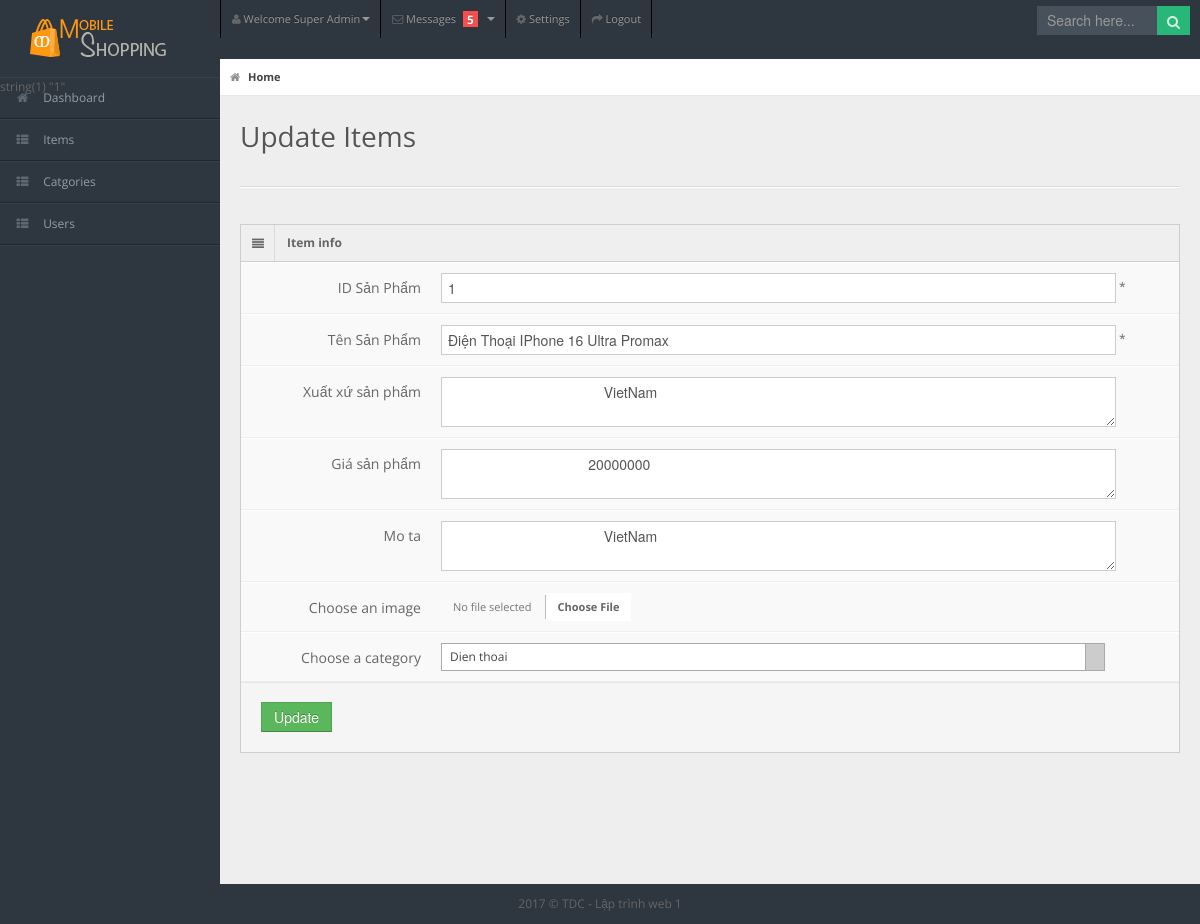
Page /admin/form_update_item.php?id=1 on the committed database.
### tables this page shows
CREATE TABLE IF NOT EXISTS `tbl_sanpham` (
  `ma_sanpham` int NOT NULL AUTO_INCREMENT,
  `ten_sanpham` varchar(50) NOT NULL,
  `hinh_sanpham` varchar(20) NOT NULL,
  `xuatxu_sanpham` varchar(30) NOT NULL,
  `gia_sanpham` int NOT NULL,
  `mota_sanpham` text NOT NULL,
  `ma_danhmuc` int NOT NULL,
  PRIMARY KEY (`ma_sanpham`),
  KEY `FK_SanPham_DanhMuc` (`ma_danhmuc`)
);

### admin/models/db.php (called while the page is built)
<?php
class Db
{
    public static $connection;
    public function __construct()
    {
        if (!self::$connection) {
            self::$connection = new mysqli(DB_HOST, DB_USER, DB_PASSWORD, DB_NAME, PORT);
            self::$connection->set_charset(DB_CHARSET);
        }
        return self::$connection;
    }
}

### admin/models/item.php (called while the page is built, shortened)
<?php
class Item extends Db
{
    function getItemByID($id){
        $sql = self::$connection->prepare("SELECT * FROM `tbl_sanpham` WHERE `ma_sanpham` = ?");
        $sql->bind_param("i",$id);
        $sql->execute();
        $items = $sql->get_result()->fetch_all(MYSQLI_ASSOC);
        return $items;
    }
}

### admin/form_update_item.php (the view, shortened to what this page needs)
<?php
include "header.php";
include "sidebar.php";
if (isset($_GET['id'])) {
    $id = $_GET['id'];
    $getItemByID = $item->getItemByID($id);
    var_dump($id);
}
?>
<div id="content">
    <div id="content-header">
        <div id="breadcrumb"> <a href="#" title="Go to Home" class="tip-bottom current"><i class="icon-home"></i>
                Home</a></div>
        <h1>Update Items</h1>
    </div>
    <div class="container-fluid">
        <hr>
        <div class="row-fluid">
            <div class="span12">
                <div class="widget-box">
                    <div class="widget-title"> <span class="icon"> <i class="icon-align-justify"></i> </span>
                        <h5>Item info</h5>
                    </div>
                    <div class="widget-content nopadding">
                        <form action="updateitem.php" method="post" class="form-horizontal" enctype="multipart/form-data">
                        <div class="control-group">
                                <label class="control-label">ID Sản Phẩm </label>
                                <div class="controls">
                                    <input type="text" class="span11" name="id" value="<?php echo $getItemByID[0]['ma_sanpham']; ?>"/> *
                                </div>
                            </div>
                            <div class="control-group">
                                <label class="control-label">Tên Sản Phẩm </label>
                                <div class="controls">
                                    <input type="text" class="span11" name="title" value="<?php echo $getItemByID[0]['ten_sanpham'] ?>"/> *
                                </div>
                            </div>
                            <div class="control-group">
                                <label class="control-label">Xuất xứ sản phẩm</label>
                                <div class="controls">
                                    <textarea class="span11" name="madein">
                                        <?php echo $getItemByID[0]['xuatxu_sanpham'] ?>
                                    </textarea>
                                </div>
                            </div>
                            <div class="control-group">
                                <label class="control-label">Giá sản phẩm</label>
                                <div class="controls">
                                    <textarea class="span11" name="price">
                                    <?php echo $getItemByID[0]['gia_sanpham'] ?>
                                    </textarea>
                                </div>
                            </div>
                            <div class="control-group">
                                <label class="control-label">Mo ta</label>
                                <div class="controls">
                                    <textarea class="span11" name="excerpt">
                                        <?php echo $getItemByID[0]['xuatxu_sanpham'] ?>
                                    </textarea>
                                </div>
                            </div>
                            <div class="control-group">
                                <label class="control-label">Choose
                                    an image</label>
                                <div class="controls">
                                </div>
                            </div>
                            <div class="control-group">
                                <label class="control-label">Choose a
                                    category</label>
                                <div class="controls">
                                </div>
                            </div>
                            <div class="form-actions">
                                <button type="submit" class="btn btn-success">Update</button>
                            </div>
                        </form>
                    </div>
                </div>
            </div>
        </div>
    </div>
</div>
<?php include "footer.php" ?>

### admin/css/matrix-style.css (style rules this page uses)
* { outline:none !important; -moz-outline: none !important; }
html, body { height:100% }
body { overflow-x: hidden; margin-top: -10px; font-family: 'Open Sans', sans-serif; font-size:12px; color:#666; }
a { color:#666; }
select, textarea, input[type="text"], input[type="password"], input[type="datetime"], input[type="datetime-local"], input[type="date"], input[type="month"], input[type="time"], input[type="week"], input[type="number"], input[type="email"], input[type="url"], input[type="search"], input[type="tel"], input[type="color"], .uneditable-input, .label, .dropdown-menu, .btn, .well, .progress, .table-bordered, .btn-group > .btn:first-child, .btn-group > .btn:last-child, .btn-group > .btn:last-child, .btn-group > .dropdown-toggle, .alert { border-radius:0px; }
.btn, textarea, input[type="text"], input[type="password"], input[type="datetime"], input[type="datetime-local"], input[type="date"], input[type="month"], input[type="time"], input[type="week"], input[type="number"], input[type="email"], input[type="url"], input[type="search"], input[type="tel"], input[type="color"], .uneditable-input { box-shadow:none; }
.progress, .progress-success .bar, .progress .bar-success, .progress-warning .bar, .progress .bar-warning, .progress-danger .bar, .progress .bar-danger, .progress-info .bar, .progress .bar-info, .btn, .btn-primary { background-image:none; }
.form-horizontal .form-actions { padding-left:20px; }
hr { border-top-color:#dadada; }
#content { background: none repeat scroll 0 0 #eeeeee; margin-left: 220px; margin-right: 0; padding-bottom: 25px; position: relative; min-height:100%; width: auto; }
#content-header { position: abslute; width: 100%; margin-top: -38px; z-index: 20; }
#content-header h1 { color: #555555; font-size: 28px; font-weight: normal; float: none; text-shadow: 0 1px 0 #ffffff; margin-left: 20px; position: relative; }
#content-header h1, #content-header .btn-group { margin-top: 20px; }
#breadcrumb { background-color: #fff; border-bottom: 1px solid #e3ebed; }
#breadcrumb a { padding: 8px 20px 8px 10px; display: inline-block; background-image: url('../img/breadcrumb.png'); background-position: center right; background-repeat: no-repeat; font-size: 11px; color: #666666; }
#breadcrumb a:last-child { background-image:none; }
#breadcrumb a.current { font-weight: bold; color: #444444; }
#breadcrumb a i { margin-right: 5px; opacity: .6; }
.stat-boxes .peity_bar_good, .stat-boxes .peity_line_good, { color: #459D1C; }
.widget-box { background: none repeat scroll 0 0 #F9F9F9; border-left: 1px solid #CDCDCD; border-top: 1px solid #CDCDCD; border-right: 1px solid #CDCDCD; clear: both; margin-top: 16px; margin-bottom: 16px; position: relative; }
.widget-title, .modal-header, .table th, div.dataTables_wrapper .ui-widget-header { background:#efefef; border-bottom: 1px solid #CDCDCD; height: 36px; }
.widget-title span.icon { padding: 9px 10px 7px 11px; float: left; border-right:1px solid #dadada; }
.widget-title h5 { color: #666; float: left; font-size: 12px; font-weight: bold; padding: 12px; line-height: 12px; margin: 0; }
.widget-content { padding:15px; border-bottom: 1px solid #cdcdcd; }
.nopadding { padding: 0 !important; }
form { margin-bottom: 0; }
.form-horizontal .control-group { border-top: 1px solid #ffffff; border-bottom: 1px solid #eeeeee; margin-bottom: 0; }
.form-horizontal .control-label { padding-top: 15px; width: 180px; }
.form-horizontal .controls { margin-left: 200px; padding: 10px 0; }
.form-horizontal .form-actions { margin-top: 0; margin-bottom: 0; }

### admin/css/matrix-media.css (style rules this page uses)
body { background:#2E363F; }

### rows in the picture
tbl_sanpham: id "1", title "Điện Thoại IPhone 16 Ultra Promax", madein "VietNam", price "20000000", excerpt "VietNam"
